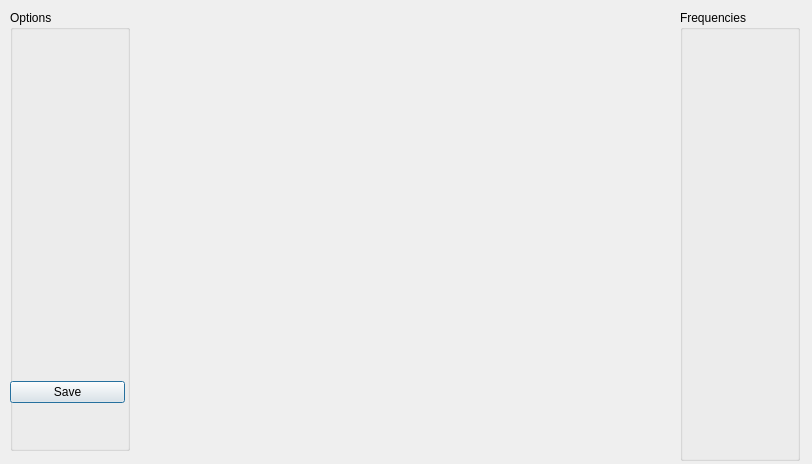
<?xml version="1.0" encoding="UTF-8"?>
<ui version="4.0">
 <class>BoundaryViewer</class>
 <widget class="QDialog" name="BoundaryViewer">
  <property name="geometry">
   <rect>
    <x>0</x>
    <y>0</y>
    <width>812</width>
    <height>464</height>
   </rect>
  </property>
  <property name="windowTitle">
   <string>Dialog</string>
  </property>
  <widget class="QGroupBox" name="groupBox">
   <property name="geometry">
    <rect>
     <x>10</x>
     <y>10</y>
     <width>120</width>
     <height>441</height>
    </rect>
   </property>
   <property name="title">
    <string>Options</string>
   </property>
   <widget class="QWidget" name="layoutWidget">
    <property name="geometry">
     <rect>
      <x>0</x>
      <y>340</y>
      <width>115</width>
      <height>85</height>
     </rect>
    </property>
    <layout class="QVBoxLayout" name="verticalLayout_2">
     <item>
      <layout class="QVBoxLayout" name="verticalLayout">
       <item>
        <widget class="QPushButton" name="saveImage">
         <property name="text">
          <string>Save</string>
         </property>
        </widget>
       </item>
      </layout>
     </item>
    </layout>
   </widget>
  </widget>
  <widget class="QCustomPlot" name="plot" native="true">
   <property name="geometry">
    <rect>
     <x>150</x>
     <y>10</y>
     <width>511</width>
     <height>451</height>
    </rect>
   </property>
  </widget>
  <widget class="QGroupBox" name="frecuencias">
   <property name="geometry">
    <rect>
     <x>680</x>
     <y>10</y>
     <width>120</width>
     <height>451</height>
    </rect>
   </property>
   <property name="title">
    <string>Frequencies</string>
   </property>
  </widget>
 </widget>
 <customwidgets>
  <customwidget>
   <class>QCustomPlot</class>
   <extends>QWidget</extends>
   <header location="global">qcustomplot.h</header>
   <container>1</container>
  </customwidget>
 </customwidgets>
 <resources/>
 <connections/>
</ui>
